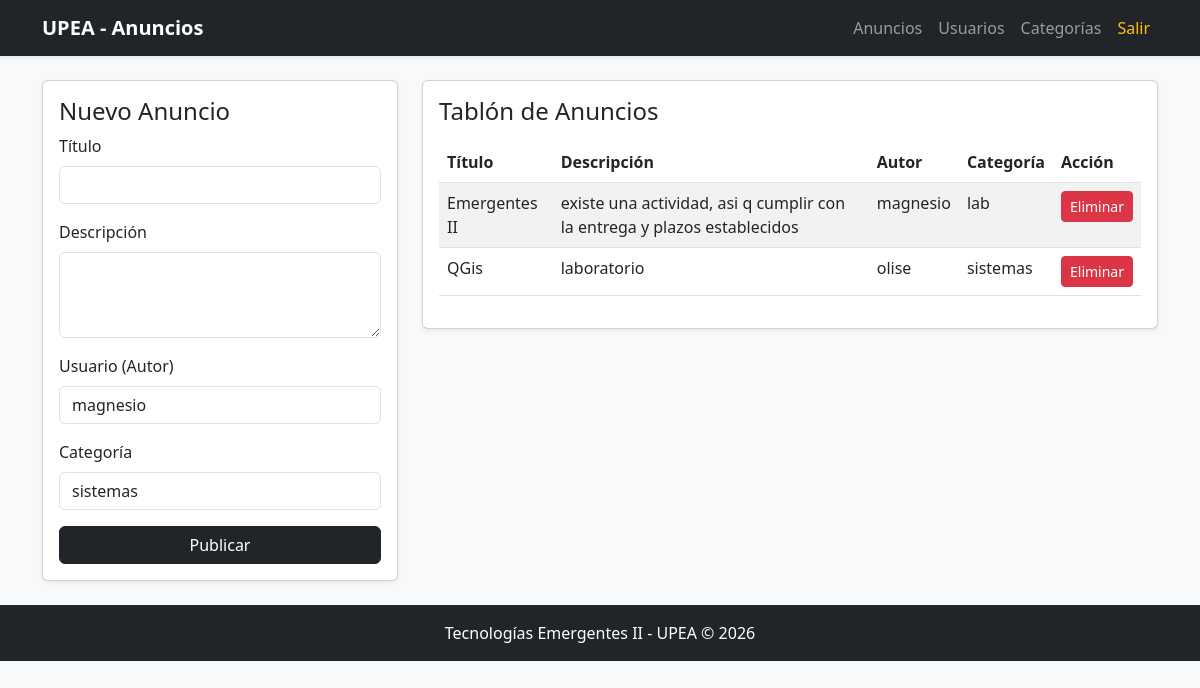
/anuncios/, run on the app's committed database.
### app/models.py (models this page shows)
class Anuncio(db.Model):
    __tablename__ = 'anuncio'
    id = db.Column(db.Integer, primary_key=True)
    titulo = db.Column(db.String(150), nullable=False)
    descripcion = db.Column(db.Text, nullable=False)
    usuario_id = db.Column(db.Integer, db.ForeignKey('usuario.id'), nullable=False)
    categoria_id = db.Column(db.Integer, db.ForeignKey('categoria.id'), nullable=False)

class Usuario(db.Model):
    __tablename__ = 'usuario'
    id = db.Column(db.Integer, primary_key=True)
    nombre = db.Column(db.String(100), nullable=False)
    email = db.Column(db.String(100), unique=True, nullable=False)
    password = db.Column(db.String(100), nullable=False)
    anuncios = db.relationship('Anuncio', backref='autor', lazy=True, cascade="all, delete-orphan")

class Categoria(db.Model):
    __tablename__ = 'categoria'
    id = db.Column(db.Integer, primary_key=True)
    nombre = db.Column(db.String(50), nullable=False, unique=True)
    anuncios = db.relationship('Anuncio', backref='categoria', lazy=True, cascade="all, delete-orphan")

### app/routes/anuncios.py (the view)
@anuncio_bp.route('/')
def listar_anuncios():
    anuncios = Anuncio.query.all()
    categorias = Categoria.query.all()
    usuarios = Usuario.query.all()
    return render_template('anuncios.html', anuncios=anuncios, categorias=categorias, usuarios=usuarios)

### app/templates/anuncios.html
{% extends "base.html" %}
{% block content %}
<div class="row">
    <div class="col-md-4">
        <div class="card shadow-sm p-3">
            <h4>Nuevo Anuncio</h4>
            <form action="{{ url_for('anuncios.crear_anuncio') }}" method="POST">
                <div class="mb-3">
                    <label class="form-label">Título</label>
                    <input type="text" name="titulo" class="form-control" required>
                </div>
                <div class="mb-3">
                    <label class="form-label">Descripción</label>
                    <textarea name="descripcion" class="form-control" rows="3" required></textarea>
                </div>
                <div class="mb-3">
                    <label class="form-label">Usuario (Autor)</label>
                    <select name="usuario_id" class="form-control" required>
                        {% for u in usuarios %}
                        <option value="{{ u.id }}">{{ u.nombre }}</option>
                        {% endfor %}
                    </select>
                </div>
                <div class="mb-3">
                    <label class="form-label">Categoría</label>
                    <select name="categoria_id" class="form-control" required>
                        {% for c in categorias %}
                        <option value="{{ c.id }}">{{ c.nombre }}</option>
                        {% endfor %}
                    </select>
                </div>
                <button type="submit" class="btn btn-dark w-100">Publicar</button>
            </form>
        </div>
    </div>
    <div class="col-md-8">
        <div class="card shadow-sm p-3">
            <h4>Tablón de Anuncios</h4>
            <table class="table table-striped mt-2">
                <thead>
                    <tr>
                        <th>Título</th>
                        <th>Descripción</th>
                        <th>Autor</th>
                        <th>Categoría</th>
                        <th>Acción</th>
                    </tr>
                </thead>
                <tbody>
                    {% for a in anuncios %}
                    <tr>
                        <td>{{ a.titulo }}</td>
                        <td>{{ a.descripcion }}</td>
                        <td>{{ a.autor.nombre }}</td>
                        <td>{{ a.categoria.nombre }}</td>
                        <td>
                            <a href="{{ url_for('anuncios.eliminar_anuncio', id=a.id) }}" class="btn btn-danger btn-sm">Eliminar</a>
                        </td>
                    </tr>
                    {% endfor %}
                </tbody>
            </table>
        </div>
    </div>
</div>
{% endblock %}

### app/templates/base.html (shortened to what this page needs)
<!DOCTYPE html>
<html lang="es">
<head>
    <link href="https://cdn.jsdelivr.net/npm/bootstrap@5.3.0/dist/css/bootstrap.min.css" rel="stylesheet">
</head>
<body class="bg-light">
    <nav class="navbar navbar-expand-lg navbar-dark bg-dark shadow-sm">
        <div class="container">
            <a class="navbar-brand fw-bold" href="#">UPEA - Anuncios</a>
            <div class="collapse navbar-collapse">
                <ul class="navbar-nav ms-auto">
                    <li class="nav-item"><a class="nav-link" href="{{ url_for('anuncios.listar_anuncios') }}">Anuncios</a></li>
                    <li class="nav-item"><a class="nav-link" href="{{ url_for('usuarios.listar_usuarios') }}">Usuarios</a></li>
                    <li class="nav-item"><a class="nav-link" href="{{ url_for('categorias.listar_categorias') }}">Categorías</a></li>
                    <li class="nav-item"><a class="nav-link text-warning" href="{{ url_for('auth.logout') }}">Salir</a></li>
                </ul>
            </div>
        </div>
    </nav>
    <div class="container my-4">
        {% block content %}{% endblock %}
    </div>
    <footer class="bg-dark text-white text-center py-3 mt-auto">
        <p class="mb-0">Tecnologías Emergentes II - UPEA © 2026</p>
    </footer>
</body>
</html>

### data on the page
Anuncio: titulo "Emergentes II", descripcion "existe una actividad, asi q cumplir con la entrega y plazos establecidos", autor.nombre "magnesio", categoria.nombre "lab"
Anuncio: titulo "QGis", descripcion "laboratorio", autor.nombre "olise", categoria.nombre "sistemas"

### other printed values
form field usuario_id "magnesio"
form field categoria_id "sistemas"
